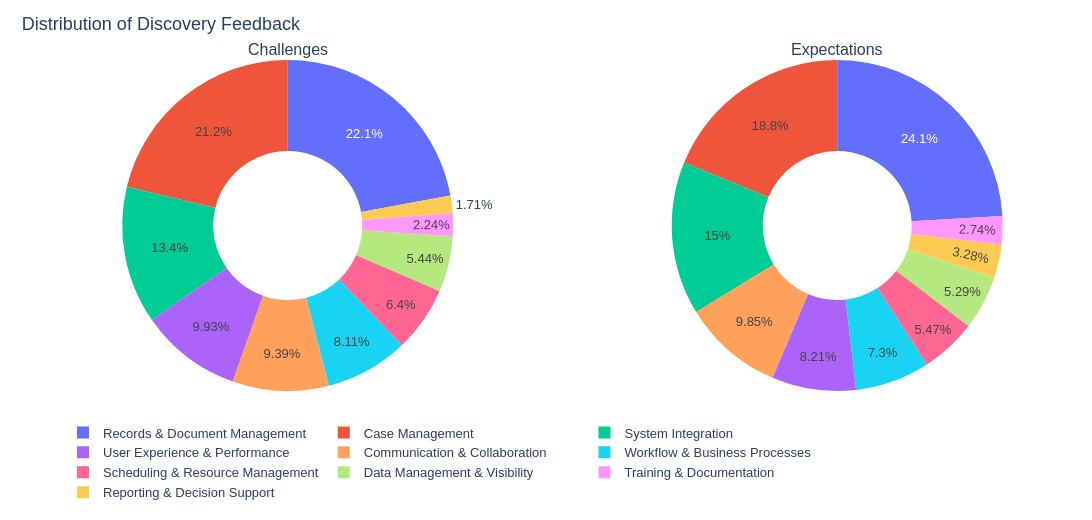

The notebook cell this image was saved under:
### Code cell
fig = make_subplots(
    rows=1,
    cols=2,
    specs=[[{"type": "domain"}, {"type": "domain"}]],
    subplot_titles=("Challenges", "Expectations"),
)

for col, frame, name in [
    (1, challenges, "Challenges"),
    (2, expectations, "Expectations"),
]:
    counts = frame["Category"].value_counts().reindex(CATEGORY_ORDER).fillna(0)
    fig.add_trace(
        go.Pie(
            labels=counts.index,
            values=counts.values,
            hole=0.45,
            name=name,
            textinfo="percent",
            hovertemplate="%{label}<br>%{value} records (%{percent})<extra></extra>",
        ),
        row=1,
        col=col,
    )

fig.update_layout(
    title_text="Distribution of Discovery Feedback",
    height=520,
    width=1200,
    legend=dict(orientation="h", y=-0.08),
)
show(fig, "category_share_donuts")

### Figure 1 — Plotly figure (JSON) as saved in the notebook; plotly's stock layout.template omitted (floating-point values rounded to 4 significant figures)
{"data": [{"domain": {"x": [0, 0.45], "y": [0, 1]}, "hole": 0.45, "hovertemplate": "%{label}<br>%{value} records (%{percent})<extra></extra>", "labels": ["Workflow & Business Processes", "Case Management", "Data Management & Visibility", "Records & Document Management", "System Integration", "Reporting & Decision Support", "Communication & Collaboration", "Scheduling & Resource Management", "User Experience & Performance", "Training & Documentation"], "name": "Challenges", "textinfo": "percent", "type": "pie", "values": [76, 199, 51, 207, 126, 16, 88, 60, 93, 21]}, {"domain": {"x": [0.55, 1], "y": [0, 1]}, "hole": 0.45, "hovertemplate": "%{label}<br>%{value} records (%{percent})<extra></extra>", "labels": ["Workflow & Business Processes", "Case Management", "Data Management & Visibility", "Records & Document Management", "System Integration", "Reporting & Decision Support", "Communication & Collaboration", "Scheduling & Resource Management", "User Experience & Performance", "Training & Documentation"], "name": "Expectations", "textinfo": "percent", "type": "pie", "values": [40, 103, 29, 132, 82, 18, 54, 30, 45, 15]}], "layout": {"annotations": [{"font": {"size": 16}, "showarrow": false, "text": "Challenges", "x": 0.225, "xanchor": "center", "xref": "paper", "y": 1, "yanchor": "bottom", "yref": "paper"}, {"font": {"size": 16}, "showarrow": false, "text": "Expectations", "x": 0.775, "xanchor": "center", "xref": "paper", "y": 1, "yanchor": "bottom", "yref": "paper"}], "font": {"family": "IBM Plex Sans, Helvetica, Arial, sans-serif", "size": 13}, "height": 520, "legend": {"orientation": "h", "y": -0.08}, "margin": {"b": 40, "l": 40, "r": 30, "t": 60}, "title": {"text": "Distribution of Discovery Feedback", "x": 0.02, "xanchor": "left"}, "width": 1200}}
